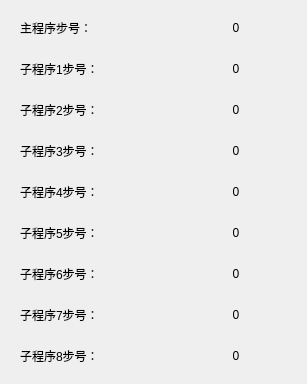
     <widget class="QWidget" name="page4CurrentStep">
      <widget class="QWidget" name="layoutWidget_2">
       <property name="geometry">
        <rect>
         <x>20</x>
         <y>10</y>
         <width>278</width>
         <height>365</height>
        </rect>
       </property>
       <layout class="QGridLayout" name="gridLayout_3">
        <item row="2" column="1">
         <widget class="QLabel" name="labSubProg2StepNum">
          <property name="minimumSize">
           <size>
            <width>120</width>
            <height>35</height>
           </size>
          </property>
          <property name="maximumSize">
           <size>
            <width>120</width>
            <height>35</height>
           </size>
          </property>
          <property name="text">
           <string>0</string>
          </property>
          <property name="alignment">
           <set>Qt::AlignCenter</set>
          </property>
         </widget>
        </item>
        <item row="1" column="1">
         <widget class="QLabel" name="labSubProg1StepNum">
          <property name="minimumSize">
           <size>
            <width>120</width>
            <height>35</height>
           </size>
          </property>
          <property name="maximumSize">
           <size>
            <width>120</width>
            <height>35</height>
           </size>
          </property>
          <property name="text">
           <string>0</string>
          </property>
          <property name="alignment">
           <set>Qt::AlignCenter</set>
          </property>
         </widget>
        </item>
        <item row="7" column="0">
         <widget class="QLabel" name="label_29">
          <property name="minimumSize">
           <size>
            <width>150</width>
            <height>35</height>
           </size>
          </property>
          <property name="maximumSize">
           <size>
            <width>150</width>
            <height>35</height>
           </size>
          </property>
          <property name="text">
           <string>子程序7步号：</string>
          </property>
         </widget>
        </item>
        <item row="5" column="0">
         <widget class="QLabel" name="label_27">
          <property name="minimumSize">
           <size>
            <width>150</width>
            <height>35</height>
           </size>
          </property>
          <property name="maximumSize">
           <size>
            <width>150</width>
            <height>35</height>
           </size>
          </property>
          <property name="text">
           <string>子程序5步号：</string>
          </property>
         </widget>
        </item>
        <item row="3" column="1">
         <widget class="QLabel" name="labSubProg3StepNum">
          <property name="minimumSize">
           <size>
            <width>120</width>
            <height>35</height>
           </size>
          </property>
          <property name="maximumSize">
           <size>
            <width>120</width>
            <height>35</height>
           </size>
          </property>
          <property name="text">
           <string>0</string>
          </property>
          <property name="alignment">
           <set>Qt::AlignCenter</set>
          </property>
         </widget>
        </item>
        <item row="0" column="1">
         <widget class="QLabel" name="labMainProgStepNum">
          <property name="minimumSize">
           <size>
            <width>120</width>
            <height>35</height>
           </size>
          </property>
          <property name="maximumSize">
           <size>
            <width>120</width>
            <height>35</height>
           </size>
          </property>
          <property name="text">
           <string>0</string>
          </property>
          <property name="alignment">
           <set>Qt::AlignCenter</set>
          </property>
         </widget>
        </item>
        <item row="4" column="1">
         <widget class="QLabel" name="labSubProg4StepNum">
          <property name="minimumSize">
           <size>
            <width>120</width>
            <height>35</height>
           </size>
          </property>
          <property name="maximumSize">
           <size>
            <width>120</width>
            <height>35</height>
           </size>
          </property>
          <property name="text">
           <string>0</string>
          </property>
          <property name="alignment">
           <set>Qt::AlignCenter</set>
          </property>
         </widget>
        </item>
        <item row="6" column="0">
         <widget class="QLabel" name="label_28">
          <property name="minimumSize">
           <size>
            <width>150</width>
            <height>35</height>
           </size>
          </property>
          <property name="maximumSize">
           <size>
            <width>150</width>
            <height>35</height>
           </size>
          </property>
          <property name="text">
           <string>子程序6步号：</string>
          </property>
         </widget>
        </item>
        <item row="0" column="0">
         <widget class="QLabel" name="label_18">
          <property name="minimumSize">
           <size>
            <width>150</width>
            <height>35</height>
           </size>
          </property>
          <property name="maximumSize">
           <size>
            <width>150</width>
            <height>35</height>
           </size>
          </property>
          <property name="text">
           <string>主程序步号：</string>
          </property>
         </widget>
        </item>
        <item row="2" column="0">
         <widget class="QLabel" name="label_22">
          <property name="minimumSize">
           <size>
            <width>150</width>
            <height>35</height>
           </size>
          </property>
          <property name="maximumSize">
           <size>
            <width>150</width>
            <height>35</height>
           </size>
          </property>
          <property name="text">
           <string>子程序2步号：</string>
          </property>
         </widget>
        </item>
        <item row="1" column="0">
         <widget class="QLabel" name="label_20">
          <property name="minimumSize">
           <size>
            <width>150</width>
            <height>35</height>
           </size>
          </property>
          <property name="maximumSize">
           <size>
            <width>150</width>
            <height>35</height>
           </size>
          </property>
          <property name="text">
           <string>子程序1步号：</string>
          </property>
         </widget>
        </item>
        <item row="7" column="1">
         <widget class="QLabel" name="labSubProg7StepNum">
          <property name="minimumSize">
           <size>
            <width>120</width>
            <height>35</height>
           </size>
          </property>
          <property name="maximumSize">
           <size>
            <width>120</width>
            <height>35</height>
           </size>
          </property>
          <property name="text">
           <string>0</string>
          </property>
          <property name="alignment">
           <set>Qt::AlignCenter</set>
          </property>
         </widget>
        </item>
        <item row="3" column="0">
         <widget class="QLabel" name="label_24">
          <property name="minimumSize">
           <size>
            <width>150</width>
            <height>35</height>
           </size>
          </property>
          <property name="maximumSize">
           <size>
            <width>150</width>
            <height>35</height>
           </size>
          </property>
          <property name="text">
           <string>子程序3步号：</string>
          </property>
         </widget>
        </item>
        <item row="5" column="1">
         <widget class="QLabel" name="labSubProg5StepNum">
          <property name="minimumSize">
           <size>
            <width>120</width>
            <height>35</height>
           </size>
          </property>
          <property name="maximumSize">
           <size>
            <width>120</width>
            <height>35</height>
           </size>
          </property>
          <property name="text">
           <string>0</string>
          </property>
          <property name="alignment">
           <set>Qt::AlignCenter</set>
          </property>
         </widget>
        </item>
        <item row="6" column="1">
         <widget class="QLabel" name="labSubProg6StepNum">
          <property name="minimumSize">
           <size>
            <width>120</width>
            <height>35</height>
           </size>
          </property>
          <property name="maximumSize">
           <size>
            <width>120</width>
            <height>35</height>
           </size>
          </property>
          <property name="text">
           <string>0</string>
          </property>
          <property name="alignment">
           <set>Qt::AlignCenter</set>
          </property>
         </widget>
        </item>
        <item row="4" column="0">
         <widget class="QLabel" name="label_26">
          <property name="minimumSize">
           <size>
            <width>150</width>
            <height>35</height>
           </size>
          </property>
          <property name="maximumSize">
           <size>
            <width>150</width>
            <height>35</height>
           </size>
          </property>
          <property name="text">
           <string>子程序4步号：</string>
          </property>
         </widget>
        </item>
        <item row="8" column="0">
         <widget class="QLabel" name="label_34">
          <property name="minimumSize">
           <size>
            <width>150</width>
            <height>35</height>
           </size>
          </property>
          <property name="maximumSize">
           <size>
            <width>150</width>
            <height>35</height>
           </size>
          </property>
          <property name="text">
           <string>子程序8步号：</string>
          </property>
         </widget>
        </item>
        <item row="8" column="1">
         <widget class="QLabel" name="labSubProg8StepNum">
          <property name="minimumSize">
           <size>
            <width>120</width>
            <height>35</height>
           </size>
          </property>
          <property name="maximumSize">
           <size>
            <width>120</width>
            <height>35</height>
           </size>
          </property>
          <property name="text">
           <string>0</string>
          </property>
          <property name="alignment">
           <set>Qt::AlignCenter</set>
          </property>
         </widget>
        </item>
       </layout>
      </widget>
     </widget>
